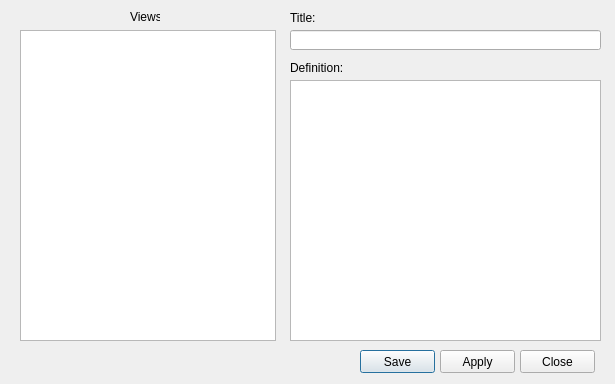
<?xml version="1.0" encoding="UTF-8"?>
<ui version="4.0">
 <class>viewsDialog</class>
 <widget class="QDialog" name="viewsDialog">
  <property name="geometry">
   <rect>
    <x>0</x>
    <y>0</y>
    <width>615</width>
    <height>384</height>
   </rect>
  </property>
  <property name="windowTitle">
   <string>Custom Views</string>
  </property>
  <widget class="QListView" name="lstViews">
   <property name="geometry">
    <rect>
     <x>20</x>
     <y>30</y>
     <width>256</width>
     <height>311</height>
    </rect>
   </property>
  </widget>
  <widget class="QLabel" name="lblViews">
   <property name="geometry">
    <rect>
     <x>130</x>
     <y>10</y>
     <width>30</width>
     <height>13</height>
    </rect>
   </property>
   <property name="text">
    <string>Views</string>
   </property>
  </widget>
  <widget class="QLabel" name="lblTitle">
   <property name="geometry">
    <rect>
     <x>290</x>
     <y>10</y>
     <width>31</width>
     <height>16</height>
    </rect>
   </property>
   <property name="text">
    <string>Title:</string>
   </property>
  </widget>
  <widget class="QLineEdit" name="txtTitle">
   <property name="geometry">
    <rect>
     <x>290</x>
     <y>30</y>
     <width>311</width>
     <height>20</height>
    </rect>
   </property>
  </widget>
  <widget class="QLabel" name="lblDefinition">
   <property name="geometry">
    <rect>
     <x>290</x>
     <y>60</y>
     <width>61</width>
     <height>16</height>
    </rect>
   </property>
   <property name="text">
    <string>Definition:</string>
   </property>
  </widget>
  <widget class="QPlainTextEdit" name="txtDefinition">
   <property name="geometry">
    <rect>
     <x>290</x>
     <y>80</y>
     <width>311</width>
     <height>261</height>
    </rect>
   </property>
  </widget>
  <widget class="QPushButton" name="cmdSave">
   <property name="geometry">
    <rect>
     <x>360</x>
     <y>350</y>
     <width>75</width>
     <height>23</height>
    </rect>
   </property>
   <property name="text">
    <string>Save</string>
   </property>
  </widget>
  <widget class="QPushButton" name="cmdApply">
   <property name="geometry">
    <rect>
     <x>440</x>
     <y>350</y>
     <width>75</width>
     <height>23</height>
    </rect>
   </property>
   <property name="text">
    <string>Apply</string>
   </property>
  </widget>
  <widget class="QPushButton" name="cmdClose">
   <property name="geometry">
    <rect>
     <x>520</x>
     <y>350</y>
     <width>75</width>
     <height>23</height>
    </rect>
   </property>
   <property name="text">
    <string>Close</string>
   </property>
  </widget>
 </widget>
 <resources/>
 <connections/>
</ui>
